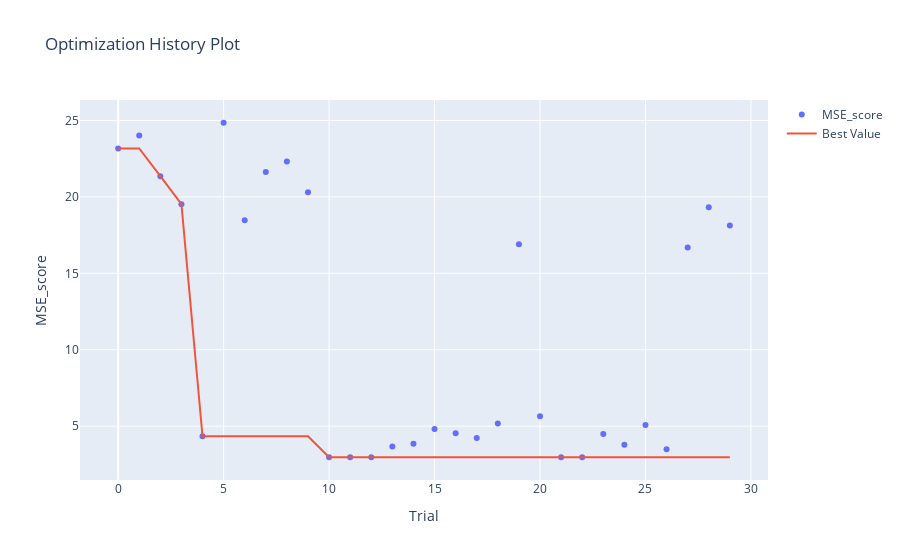

Source (notebook cell):
### Code cell
%%time
# create study set
study = optuna.create_study(study_name="RandomForestRegressor_MF", direction="minimize", sampler=sampler)
# try multiple times
study.optimize(optuna_rfr, n_trials=30)
clear_output(wait=False)

optuna.visualization.plot_optimization_history(study, target_name="MSE_score")

### Figure 1 — Plotly figure (JSON) as saved in the notebook; plotly's stock layout.template omitted (floating-point values rounded to 4 significant figures)
{"data": [{"mode": "markers", "name": "MSE_score", "type": "scatter", "x": [0, 1, 2, 3, 4, 5, 6, 7, 8, 9, 10, 11, 12, 13, 14, 15, 16, 17, 18, 19, 20, 21, 22, 23, 24, 25, 26, 27, 28, 29], "y": [23.17, 24.01, 21.35, 19.52, 4.34, 24.85, 18.48, 21.64, 22.31, 20.31, 2.968, 2.968, 2.968, 3.667, 3.854, 4.81, 4.542, 4.222, 5.169, 16.9, 5.657, 2.968, 2.968, 4.497, 3.786, 5.085, 3.496, 16.69, 19.33, 18.12]}, {"name": "Best Value", "type": "scatter", "x": [0, 1, 2, 3, 4, 5, 6, 7, 8, 9, 10, 11, 12, 13, 14, 15, 16, 17, 18, 19, 20, 21, 22, 23, 24, 25, 26, 27, 28, 29], "y": [23.17, 23.17, 21.35, 19.52, 4.34, 4.34, 4.34, 4.34, 4.34, 4.34, 2.968, 2.968, 2.968, 2.968, 2.968, 2.968, 2.968, 2.968, 2.968, 2.968, 2.968, 2.968, 2.968, 2.968, 2.968, 2.968, 2.968, 2.968, 2.968, 2.968]}], "layout": {"title": {"text": "Optimization History Plot"}, "xaxis": {"title": {"text": "Trial"}}, "yaxis": {"title": {"text": "MSE_score"}}}}
